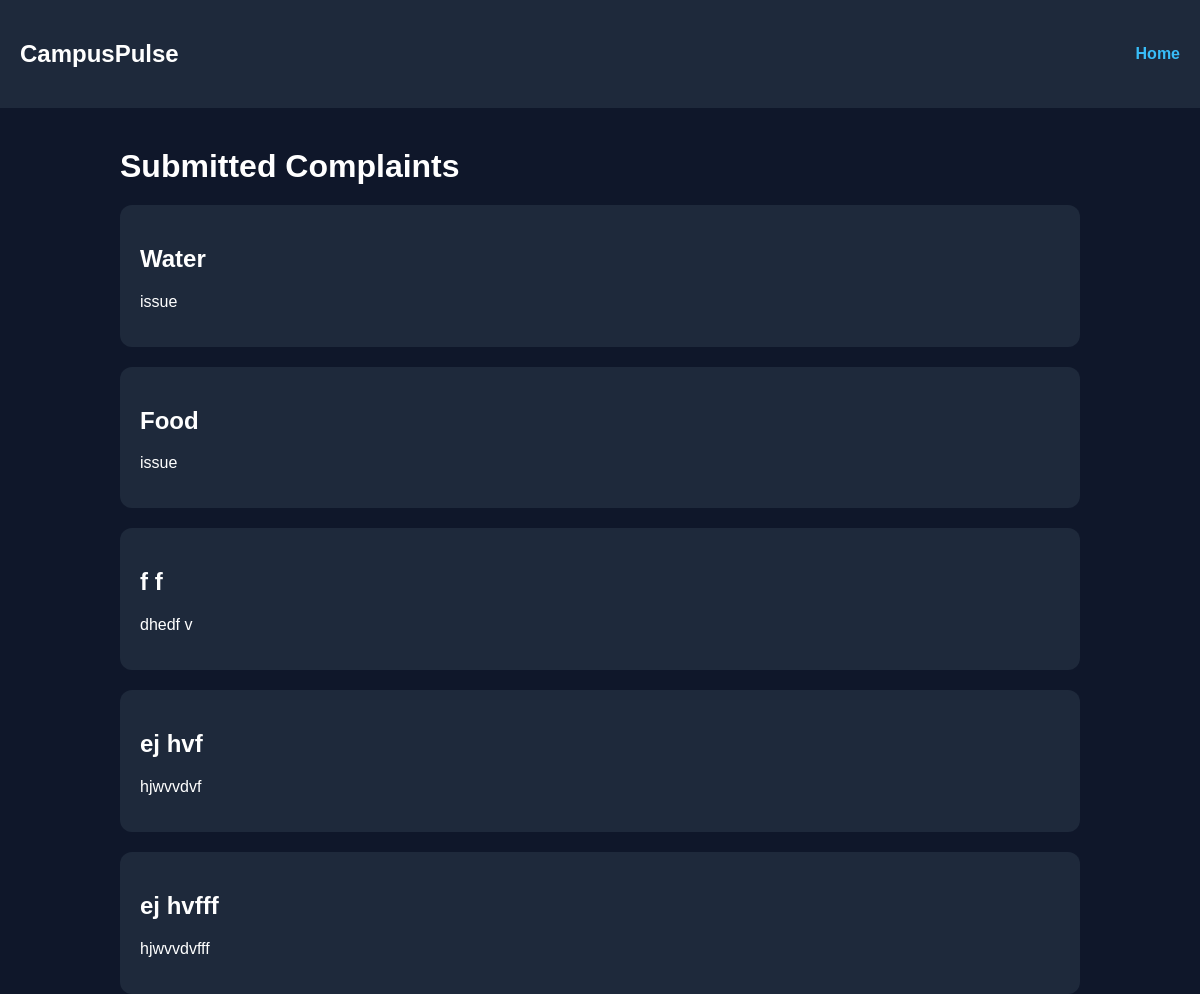
Page /complaints on the earlier database version.
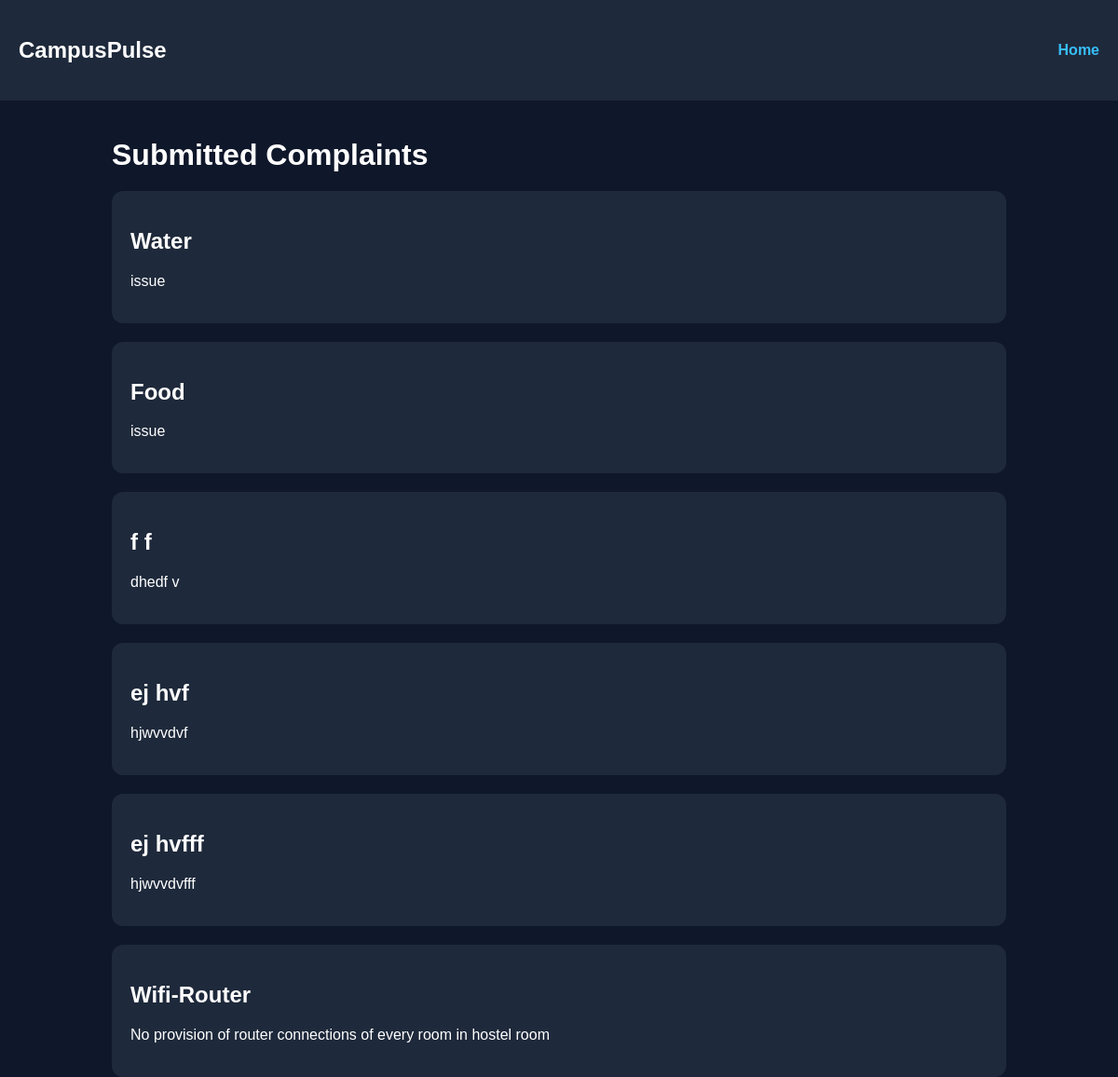
Same page on the later database version.
### tables this page shows
CREATE TABLE complaints (
            id INTEGER PRIMARY KEY AUTOINCREMENT,
            title TEXT NOT NULL,
            description TEXT NOT NULL
        );

### app.py (the view)
@app.route('/complaints')
def complaints():
    conn = sqlite3.connect('database.db')
    cursor = conn.cursor()
    cursor.execute('SELECT * FROM complaints')
    all_complaints = cursor.fetchall()
    conn.close()
    return render_template(
        'complaints.html',
        complaints=all_complaints
    )

### templates/complaints.html (shortened to what this page needs)
<!DOCTYPE html>
<html lang="en">
<head>
    <link rel="stylesheet" href="{{ url_for('static', filename='css/style.css') }}">
</head>
<body>
    <nav class="navbar">
        <h2>CampusPulse</h2>
        <a href="/">Home</a>
    </nav>
    <div class="container">
        <h1>Submitted Complaints</h1>
        {% for complaint in complaints %}
        <div class="card">
            <h2>{{ complaint[1] }}</h2>
            <p>{{ complaint[2] }}</p>
        </div>
        {% endfor %}
    </div>
</body>
</html>

### static/css/style.css (style rules this page uses)
body { margin: 0; font-family: Arial, sans-serif; background-color: #0f172a; color: white; }
.navbar { background-color: #1e293b; padding: 20px; display: flex; justify-content: space-between; align-items: center; }
.navbar a { color: #38bdf8; text-decoration: none; font-weight: bold; }
.container { width: 80%; margin: auto; margin-top: 40px; }
h1 { margin-bottom: 20px; }
.card { background-color: #1e293b; padding: 20px; border-radius: 12px; margin-top: 20px; }

Differences in the rows shown:
added complaints: title "Wifi-Router", description "No provision of router connections of every room in hostel room"
